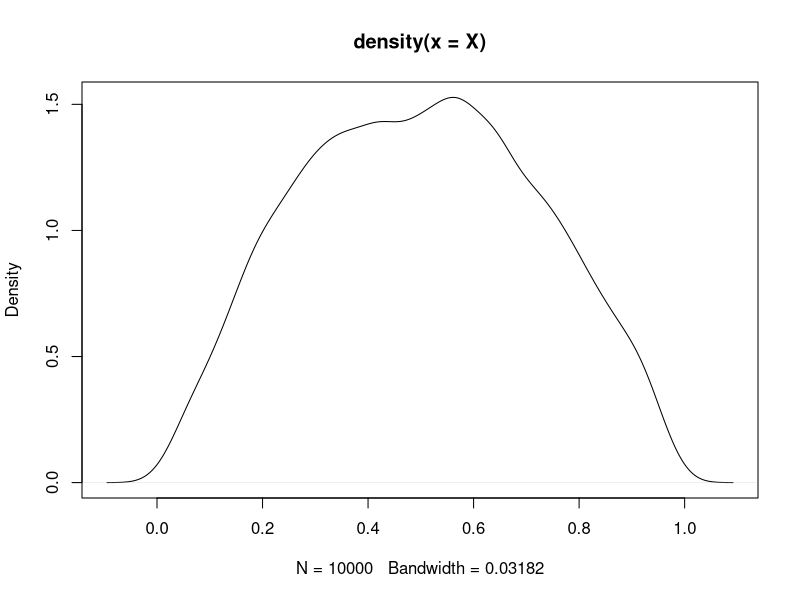

The R script that drew this image:
misc.poly <- function(a, b) {
  nTry <- 0
  cMax <- 1.5 * (b - a)
  pprop <- 1 / (b - a)
  while (TRUE) {
    nTry <- nTry + 1
    proposal <- runif(1, a, b)
    ptarget <- 6 * proposal * (1 - proposal)
    if (runif(1) <= ptarget / (cMax * pprop)) {
      break
    }
  }
  return(c(proposal, nTry))
}

N <- 10000
X <- numeric(N)
TRY <- numeric(N)
for (i in 1:N) {
  sample <- misc.poly(0, 1)
  X[i] <- sample[1]
  TRY[i] <- sample[2]
}

print(N / sum(TRY))
plot(density(X))
print(mean(X))